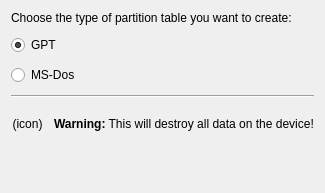
<?xml version="1.0" encoding="UTF-8"?>
<ui version="4.0">
 <class>CreatePartitionTableWidgetBase</class>
 <widget class="QWidget" name="CreatePartitionTableWidgetBase">
  <property name="geometry">
   <rect>
    <x>0</x>
    <y>0</y>
    <width>325</width>
    <height>193</height>
   </rect>
  </property>
  <layout class="QVBoxLayout" name="verticalLayout_2">
   <property name="spacing">
    <number>10</number>
   </property>
   <item>
    <widget class="QLabel" name="label">
     <property name="text">
      <string>Choose the type of partition table you want to create:</string>
     </property>
    </widget>
   </item>
   <item>
    <layout class="QVBoxLayout" name="verticalLayout" stretch="0,0">
     <item>
      <widget class="QRadioButton" name="m_RadioGPT">
       <property name="text">
        <string>GPT</string>
       </property>
       <property name="checked">
        <bool>true</bool>
       </property>
      </widget>
     </item>
     <item>
      <widget class="QRadioButton" name="m_RadioMSDOS">
       <property name="text">
        <string>MS-Dos</string>
       </property>
       <property name="checked">
        <bool>false</bool>
       </property>
      </widget>
     </item>
    </layout>
   </item>
   <item>
    <widget class="Line" name="line">
     <property name="orientation">
      <enum>Qt::Horizontal</enum>
     </property>
    </widget>
   </item>
   <item>
    <layout class="QHBoxLayout" name="horizontalLayout">
     <item>
      <widget class="QLabel" name="m_IconLabel">
       <property name="minimumSize">
        <size>
         <width>32</width>
         <height>32</height>
        </size>
       </property>
       <property name="text">
        <string>(icon)</string>
       </property>
       <property name="alignment">
        <set>Qt::AlignCenter</set>
       </property>
       <property name="margin">
        <number>0</number>
       </property>
      </widget>
     </item>
     <item>
      <widget class="QLabel" name="label_3">
       <property name="text">
        <string>&lt;b&gt;Warning:&lt;/b&gt; This will destroy all data on the device!</string>
       </property>
      </widget>
     </item>
    </layout>
   </item>
   <item>
    <spacer name="verticalSpacer">
     <property name="orientation">
      <enum>Qt::Vertical</enum>
     </property>
     <property name="sizeType">
      <enum>QSizePolicy::MinimumExpanding</enum>
     </property>
     <property name="sizeHint" stdset="0">
      <size>
       <width>20</width>
       <height>20</height>
      </size>
     </property>
    </spacer>
   </item>
  </layout>
 </widget>
 <resources/>
 <connections/>
</ui>
